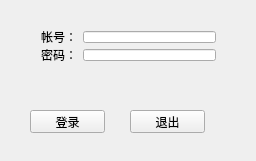
<?xml version="1.0" encoding="UTF-8"?>
<ui version="4.0">
 <class>LoginWindow</class>
 <widget class="QMainWindow" name="LoginWindow">
  <property name="geometry">
   <rect>
    <x>0</x>
    <y>0</y>
    <width>256</width>
    <height>161</height>
   </rect>
  </property>
  <property name="windowTitle">
   <string>LoginWindow</string>
  </property>
  <widget class="QWidget" name="centralWidget">
   <widget class="QPushButton" name="buttonLogin">
    <property name="geometry">
     <rect>
      <x>30</x>
      <y>110</y>
      <width>75</width>
      <height>23</height>
     </rect>
    </property>
    <property name="text">
     <string>登录</string>
    </property>
   </widget>
   <widget class="QPushButton" name="buttonExit">
    <property name="geometry">
     <rect>
      <x>130</x>
      <y>110</y>
      <width>75</width>
      <height>23</height>
     </rect>
    </property>
    <property name="text">
     <string>退出</string>
    </property>
   </widget>
   <widget class="QWidget" name="">
    <property name="geometry">
     <rect>
      <x>30</x>
      <y>20</y>
      <width>197</width>
      <height>52</height>
     </rect>
    </property>
    <layout class="QVBoxLayout" name="verticalLayout">
     <item>
      <layout class="QHBoxLayout" name="horizontalLayout">
       <item>
        <widget class="QLabel" name="labelUsername">
         <property name="text">
          <string>帐号：</string>
         </property>
        </widget>
       </item>
       <item>
        <widget class="QLineEdit" name="inputUsername"/>
       </item>
      </layout>
     </item>
     <item>
      <layout class="QHBoxLayout" name="horizontalLayout_2">
       <item>
        <widget class="QLabel" name="labelPassword">
         <property name="text">
          <string>密码：</string>
         </property>
        </widget>
       </item>
       <item>
        <widget class="QLineEdit" name="inputPassword">
         <property name="echoMode">
          <enum>QLineEdit::Password</enum>
         </property>
        </widget>
       </item>
      </layout>
     </item>
    </layout>
   </widget>
  </widget>
 </widget>
 <layoutdefault spacing="6" margin="11"/>
 <resources/>
 <connections/>
</ui>
